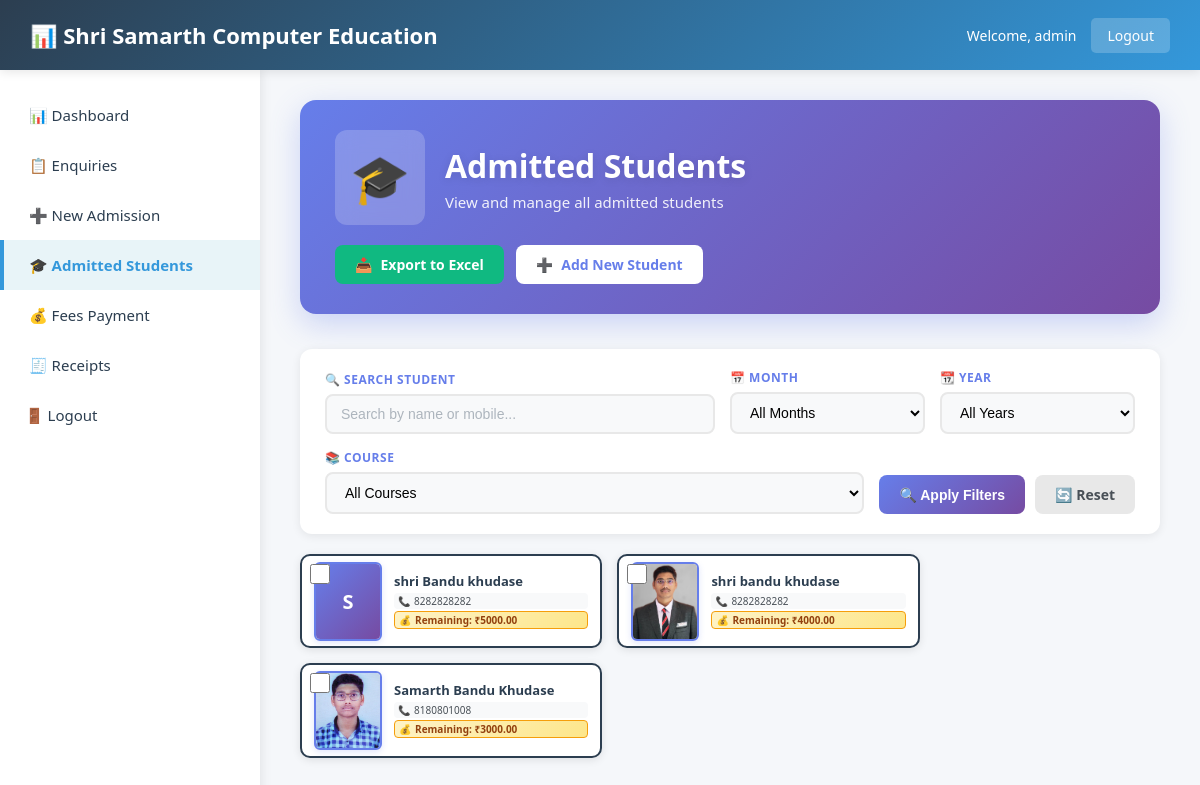
The app's page /admission/students/ (signed in), older data.
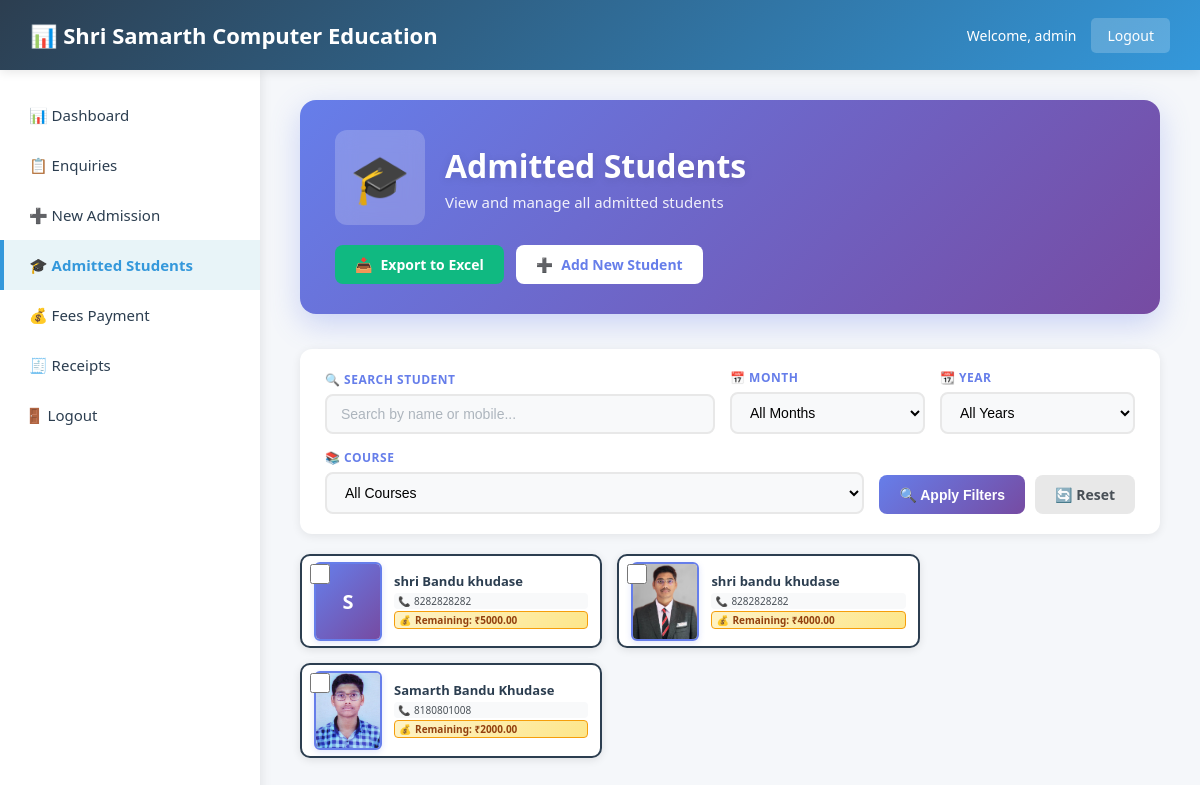
The same page, newer data.
### core/models.py (models this page shows, shortened)
class AdmittedStudent(models.Model):
    COURSE_CHOICES = [
        ('MS-CIT', 'MS-CIT'),
        ('Tally', 'Tally'),
        ('Advance Excel', 'Advance Excel'),
        ('IOT', 'IOT'),
        ('Scratch', 'Scratch'),
        ('Other', 'Other'),
    ]
    GENDER_CHOICES = [
        ('Male', 'Male'),
        ('Female', 'Female'),
        ('Other', 'Other'),
    ]
    MARITAL_STATUS_CHOICES = [
        ('Single', 'Single'),
        ('Married', 'Married'),
    ]
    course = models.CharField(max_length=50, choices=COURSE_CHOICES)
    custom_course = models.CharField(max_length=100, blank=True, null=True, help_text="If 'Other' is selected")
    student_name = models.CharField(max_length=100)
    father_name = models.CharField(max_length=100)
    surname = models.CharField(max_length=100)
    mother_name = models.CharField(max_length=100)
    full_name = models.CharField(max_length=300)
    date_of_birth = models.DateField()
    mobile_own = models.CharField(max_length=15)
    parent_mobile = models.CharField(max_length=15, blank=True, null=True)
    gender = models.CharField(max_length=10, choices=GENDER_CHOICES)
    marital_status = models.CharField(max_length=10, choices=MARITAL_STATUS_CHOICES)
    address = models.TextField()
    city = models.CharField(max_length=100)
    tehsil_block = models.CharField(max_length=100)
    district = models.CharField(max_length=100)
    pin_code = models.CharField(max_length=10)
    educational_qualification = models.CharField(max_length=200)
    photo = models.ImageField(upload_to='student_photos/', blank=True, null=True)
    total_fees = models.DecimalField(
        max_digits=10,
        decimal_places=2,
        validators=[MinValueValidator(0)],
        default=5000
    )
    paid_fees = models.DecimalField(
        max_digits=10,
        decimal_places=2,
        validators=[MinValueValidator(0)],
        default=0
    )
    admission_date = models.DateTimeField(auto_now_add=True)
    updated_at = models.DateTimeField(auto_now=True)
    @property
    def remaining_fees(self):
        return self.total_fees - self.paid_fees
    class Meta:
        ordering = ['-admission_date']
        verbose_name = 'Admitted Student'
        verbose_name_plural = 'Admitted Students'

### core/views.py (the view)
# urls.py: path('admission/students/', views.admitted_students, name='admitted_students'),
@login_required
def admitted_students(request):
    search = request.GET.get("search", "")
    month = request.GET.get("month", "")
    year = request.GET.get("year", "")
    course = request.GET.get("course", "")
    students = AdmittedStudent.objects.all().order_by('-admission_date')
    if search:
        students = students.filter(
            Q(full_name__icontains=search) |
            Q(student_name__icontains=search) |
            Q(mobile_own__icontains=search)
        )
    if month:
        students = students.filter(admission_date__month=month)
    if year:
        students = students.filter(admission_date__year=year)
    if course:
        students = students.filter(course=course)
    available_years = (
        AdmittedStudent.objects
        .annotate(year=ExtractYear('admission_date'))
        .values_list('year', flat=True)
        .distinct()
        .order_by('-year')
    )
    return render(request, 'core/admitted_students.html', {
        'students': students,
        'search': search,
        'month': month,
        'year': year,
        'course': course,
        'available_years': available_years,
        'active_page': 'admitted_students'
    })

### templates/core/admitted_students.html (shortened to what this page needs)
{% extends 'base/base.html' %}
{% load static %}
{% block extra_css %}
<link rel="stylesheet" href="{% static 'core/admitted_students.css' %}">
{% endblock %}
{% block page_heading %}
<div class="page-header">
    <div class="page-header-content">
        <div class="page-title-wrapper">
            <div class="page-icon">🎓</div>
            <div>
                <h1 class="page-title">Admitted Students</h1>
                <p class="page-subtitle">View and manage all admitted students</p>
            </div>
        </div>
        <div class="page-actions">
            <a href="{% url 'export_admitted_students_excel' %}?search={{ search }}&month={{ month }}&year={{ year }}&course={{ course }}" class="action-btn primary">
                <span>📥</span> Export to Excel
            </a>
            <a href="{% url 'new_admission' %}" class="action-btn primary">
                <span>➕</span> Add New Student
            </a>
        </div>
    </div>
</div>
{% endblock %}
{% block content %}
<div class="filters-container">
    <form method="get" class="filters-form" id="filterForm">
        <div class="filter-group search-group">
            <label for="search">🔍 Search Student</label>
            <input
                type="text"
                name="search"
                id="search"
                placeholder="Search by name or mobile..."
                value="{{ search }}"
                class="filter-input"
            >
        </div>
        <div class="filter-group">
            <label for="month">📅 Month</label>
            <select name="month" id="month" class="filter-select">
                <option value="">All Months</option>
            </select>
        </div>
        <div class="filter-group">
            <label for="year">📆 Year</label>
            <select name="year" id="year" class="filter-select">
                <option value="">All Years</option>
            </select>
        </div>
        <div class="filter-group">
            <label for="course">📚 Course</label>
            <select name="course" id="course" class="filter-select">
                <option value="">All Courses</option>
            </select>
        </div>
        <div class="filter-buttons">
            <button type="submit" class="filter-btn apply">
                🔍 Apply Filters
            </button>
            <a href="{% url 'admitted_students' %}" class="filter-btn reset">
                🔄 Reset
            </a>
        </div>
    </form>
</div>
<div class="students-container">
    <div class="students-grid">
        {% if students %}
            {% for student in students %}
            <div class="student-card" data-student-id="{{ student.id }}">
                <div class="student-select">
                    <input type="checkbox" class="student-checkbox" value="{{ student.id }}" onclick="event.stopPropagation(); updateSelectedCount();">
                </div>
                <div class="student-photo" onclick="openStudentModal({{ student.id }})">
                    {% if student.photo %}
                        <img src="{{ student.photo.url }}" alt="{{ student.full_name }}">
                    {% else %}
                        <div class="photo-placeholder">
                            {{ student.student_name|slice:":1"|upper }}
                        </div>
                    {% endif %}
                </div>
                <div class="student-info" onclick="openStudentModal({{ student.id }})">
                    <h3 class="student-name">{{ student.full_name }}</h3>
                    <div class="student-details">
                        <div class="detail-item">
                            <span class="detail-icon">📞</span>
                            <span>{{ student.mobile_own }}</span>
                        </div>
                        <div class="detail-item fees">
                            <span class="detail-icon">💰</span>
                            <span>Remaining: ₹{{ student.remaining_fees|floatformat:2 }}</span>
                        </div>
                    </div>
                </div>
            </div>
            {% endfor %}
        {% endif %}
    </div>
</div>
{% endblock %}

Row changes from the older to the newer data that the page shows:
changed AdmittedStudent "Samarth Bandu Khudase": remaining_fees "3000.00" → "2000.00"
